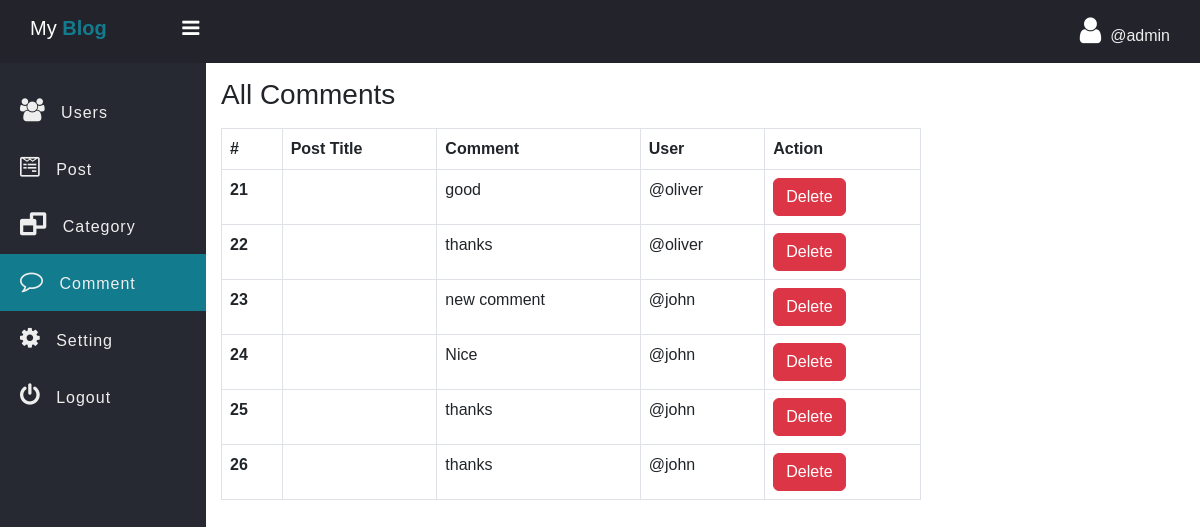
Page /admin/Comment.php (signed in) on the committed database.
### tables this page shows
CREATE TABLE `comment` (
  `comment_id` int(11) NOT NULL,
  `comment` varchar(255) NOT NULL,
  `user_id` int(11) NOT NULL,
  `post_id` int(11) NOT NULL,
  `crated_at` datetime NOT NULL DEFAULT current_timestamp()
);

CREATE TABLE `users` (
  `id` int(11) NOT NULL,
  `fname` varchar(255) NOT NULL,
  `username` varchar(255) NOT NULL,
  `password` varchar(255) NOT NULL
);

### admin/data/Comment.php (called while the page is built, shortened)
<?php
function getAllComment($conn){
   $sql = "SELECT * FROM comment";
   $stmt = $conn->prepare($sql);
   $stmt->execute();
   if($stmt->rowCount() >= 1){
   	   $data = $stmt->fetchAll();
   	   return $data;
   }else {
   	 return 0;
   }
}

### admin/data/Post.php (called while the page is built, shortened)
<?php
function getUserByID($conn, $id){
   $sql = "SELECT id, fname, username FROM users WHERE id=?";
   $stmt = $conn->prepare($sql);
   $stmt->execute([$id]);
   if($stmt->rowCount() >= 1){
         $data = $stmt->fetch();
         return $data;
   }else {
       return 0;
   }
}

### admin/Comment.php (the view, shortened to what this page needs)
<?php
if (isset($_SESSION['admin_id']) && isset($_SESSION['username'])) {
 ?>
<!DOCTYPE html>
<html>
<head>
	<link rel="stylesheet" href="https://stackpath.bootstrapcdn.com/font-awesome/4.7.0/css/font-awesome.min.css">
	<link href="https://cdn.jsdelivr.net/npm/bootstrap@5.3.0/dist/css/bootstrap.min.css" rel="stylesheet">
	<link rel="stylesheet" href="../css/side-bar.css">
	<link rel="stylesheet" href="../css/style.css">
</head>
<body>
	<?php
	  include "inc/side-nav.php";
      include_once("data/Comment.php");
      include_once("data/Post.php");
      include_once("../db_conn.php");
      $comments = getAllComment($conn);
	?>
	 <div class="main-table">
	 	<h3 class="mb-3">All Comments</h3>
	 	<?php if ($comments != 0) { ?>
	 	<table class="table t1 table-bordered">
		  <thead>
		    <tr>
		      <th scope="col">#</th>
		      <th scope="col">Post Title</th>
		      <th scope="col">Comment</th>
		      <th scope="col">User</th>
		      <th scope="col">Action</th>
		    </tr>
		  </thead>
		  <tbody>
		  	<?php foreach ($comments as $comment) {
		  	?>
		    <tr>
		      <th scope="row"><?=$comment['comment_id'] ?></th>
		      <td>
		      </td>
		      <td>
		      	<?=$comment['comment']?>
		      </td>
		      <td>
		      	<?php
		      	$u = getUserByID($conn, $comment['user_id']);
		      	echo '@'.$u['username']; ?>
		      </td>
		      <td>
		      	<a href="comment-delete.php?comment_id=<?=$comment['comment_id'] ?>" class="btn btn-danger">Delete</a>
		      </td>
		    </tr>
		    <?php } ?>
		  </tbody>
		</table>
	<?php }else{ ?>
		<div class="alert alert-warning">
			Empty!
		</div>
	<?php } ?>
	 </div>
	</section>
	</div>
</body>
</html>
<?php }else {
	header("Location: ../admin-login.php");
	exit;
} ?>

### css/side-bar.css (style rules this page uses)
* { padding: 0; margin: 0; box-sizing: border-box; font-family: arial, sans-serif; }

### css/style.css (style rules this page uses)
.main-table { width: 90%; max-width: 700px; }

### rows in the picture
comment: comment_id "21", comment "good", user.username "oliver"
comment: comment_id "22", comment "thanks", user.username "oliver"
comment: comment_id "23", comment "new comment", user.username "john"
comment: comment_id "24", comment "Nice", user.username "john"
comment: comment_id "25", comment "thanks", user.username "john"
comment: comment_id "26", comment "thanks", user.username "john"

### other values in the picture
$_SESSION['username'] "admin"
